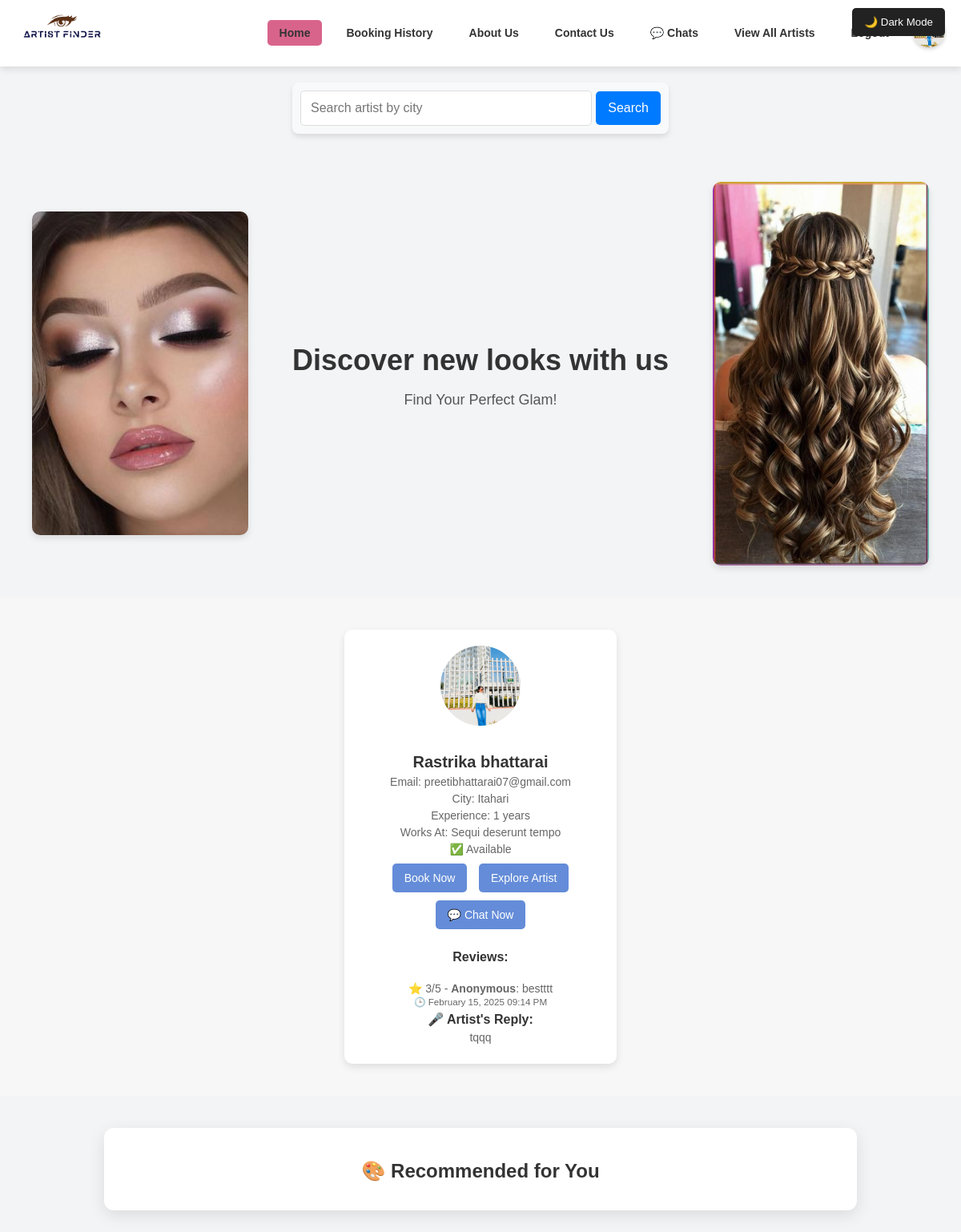
/home/ (signed in), run on an earlier commit of the app's database.
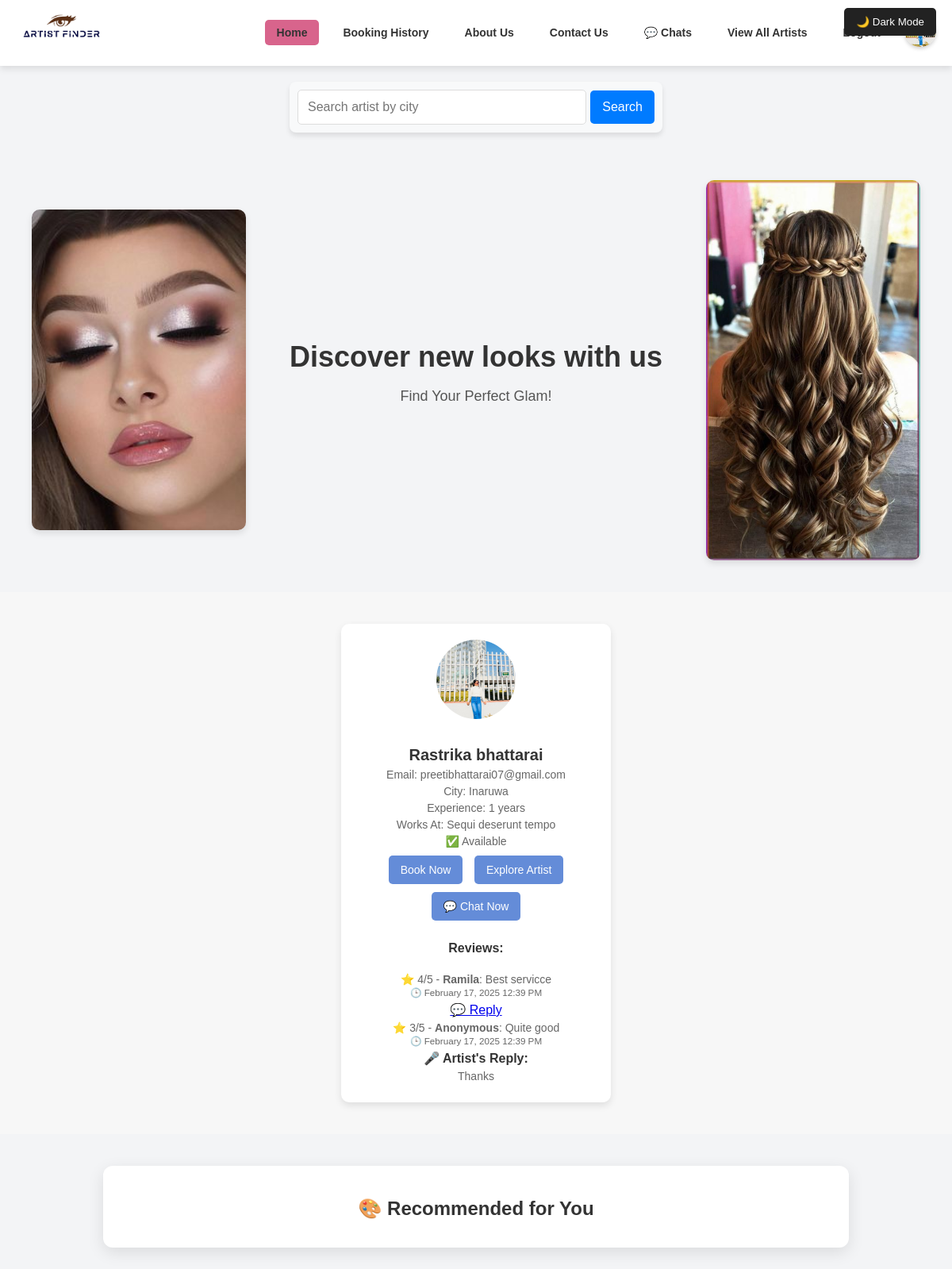
And on a later commit of the database.
### accounts/models.py (models this page shows, shortened)
class User(AbstractUser):
    username = None  # ✅ Remove username field completely
    email = models.EmailField(unique=True)  # Email as the unique identifier
    phone = models.CharField(max_length=15, unique=True)
    password = models.CharField(max_length=100)
    profile_image = models.ImageField(upload_to="profile_images/", null=True, blank=True)
    is_verified = models.BooleanField(default=False)
    is_artist = models.BooleanField(default=False)
    otp = models.CharField(max_length=6, blank=True, null=True)  # ✅ Stores OTP
    city = models.CharField(max_length=100, null=True, blank=True)
    works_at = models.CharField(max_length=255, null=True, blank=True)
    experience_years = models.IntegerField(default=0, null=True, blank=True)
    training_certificate = models.FileField(upload_to="certificates/", null=True, blank=True)
    is_available = models.BooleanField(default=True)
    USERNAME_FIELD = "email"  # ✅ Login using email instead of username
    REQUIRED_FIELDS = []  # ✅ Don't require username
    objects = CustomUserManager()  # ✅ Use custom manager

class Review(models.Model):
    artist = models.ForeignKey(User, on_delete=models.CASCADE, related_name="artist_reviews")  # ✅ Link to artist
    service = models.ForeignKey(Service, on_delete=models.CASCADE, related_name="service_reviews", null=True, blank=True)  # ✅ Allow NULL
    user = models.ForeignKey(User, on_delete=models.CASCADE, related_name="user_reviews")
    rating = models.IntegerField(choices=[(i, i) for i in range(1, 6)], default=5)
    comment = models.TextField()
    is_anonymous = models.BooleanField(default=False)  # ✅ New: Anonymous Option
    created_at = models.DateTimeField(auto_now_add=True)
    artist_reply = models.TextField(blank=True, null=True)  # ✅ Artist reply field

### accounts/views.py (the view)
# urls.py: path('home/', views.home_page, name='home'),
@login_required(login_url='login')
def home_page(request):
    query = request.GET.get("search", "").strip()
    sort_by = request.GET.get("sort_by", "rating")  # Default sorting by rating
    artists = User.objects.filter(is_artist=True)
    if query:
        artists = artists.filter(city__icontains=query)
    artists = artists.annotate(avg_rating=Avg('artist_reviews__rating'))
    if sort_by == "rating":
        artists = artists.order_by('-avg_rating')  # Highest rating first
    elif sort_by == "name":
        artists = artists.order_by('first_name', 'last_name')  # Alphabetical
    elif sort_by == "experience":
        artists = artists.order_by('-experience_years')  # Most experienced first
    paginator = Paginator(artists, 10)
    page_number = request.GET.get("page")
    page_obj = paginator.get_page(page_number)
    booked_artists = Booking.objects.filter(client=request.user, status="Confirmed").values_list('artist_id', flat=True)
    similar_users = Booking.objects.filter(artist_id__in=booked_artists).values_list("client_id", flat=True).distinct()
    recommended_artists = User.objects.filter(
        is_artist=True,
        bookings__client_id__in=similar_users
    ).exclude(id__in=booked_artists).annotate(
        booking_count=Count("bookings")
    ).order_by("-booking_count")[:5]  # ✅ Top 5 recommended artists
    return render(request, "accounts/home.html", {
        "artists": page_obj,  # Paginated artists
        "recommended_artists": recommended_artists,  # ✅ Pass recommended artists
        "query": query,
        "message": "No artists found in this city." if not artists.exists() else "",
        "booked_artists": list(booked_artists),
        "sort_by": sort_by,
    })

### accounts/templates/accounts/home.html (shortened to what this page needs)
{% load static  %}
<!DOCTYPE html>
<html lang="en">
<head>
    <link rel="stylesheet" href="{% static 'css/home.css' %}">
</head>
<body>
    <header class="header">
        <div class="logo">
            <img src="{% static 'imagess/logo.png' %}" alt="Artist Finder Logo">
        </div>
        <nav class="navbar">
            <a href="#" class="nav-link" style="background-color: #D8648C;">Home</a>
            <a href="{% url 'booking_history' %}" class="nav-link">Booking History</a>
            <a href="{% url 'aboutus' %}" class="nav-link">About Us</a>
            <a href="{% url 'contactus' %}" class="nav-link">Contact Us</a>
            <a href="{% url 'chat_list' %}" class="nav-link">💬 Chats</a>
            <a href="{% url 'artist_list' %}"  class="nav-link">View All Artists</a>
            <button id="dark-mode-toggle">🌙 Dark Mode</button>
            <a href="{% url 'login' %}" class="nav-link">Logout</a>
            <div class="user-profile">
                <a href="{% url 'user_profile' %}">
                </a>
            </div>
        </nav>
    </header>
<form method="GET" action="{% url 'home' %}" class="search-form">
    <input type="text" name="search" placeholder="Search artist by city" value="{{ query|default:'' }}">
    <button type="submit">Search</button>
</form>
    <div class="main-content">
        <div class="frame">
            <img src="{% static 'images/work2.jpg' %}" alt="Makeup">
        </div>
        <div class="description">
            <h1>Discover new looks with us</h1>
            <p>Find Your Perfect Glam!</p>
        </div>
        <div class="frame">
            <img src="{% static 'images/work1.jpg' %}" alt="Makeup Products">
        </div>
    </div>
<div class="artist-container">
    {% if artists %}
        {% for artist in artists %}
        <div class="artist-card">
            <img src="{% if artist.profile_image %}{{ artist.profile_image.url }}{% else %}{% static 'images/default.jpg' %}{% endif %}"
                 alt="{{ artist.first_name }}'s Profile Image" class="artist-profile-image">
            <h3>{{ artist.first_name }} {{ artist.last_name }}</h3>
            <p>Email: {{ artist.email }}</p>
            <p>City: {{ artist.city }}</p>
            <p>Experience: {{ artist.experience_years }} years</p>
            <p>Works At: {{ artist.works_at }}</p>
            <p class="availability-status {% if artist.is_available %}available{% else %}not-available{% endif %}">
                {% if artist.is_available %}
                    ✅ Available
                {% else %}
                    ❌ Not Available
                {% endif %}
            </p>
            {% if artist.is_available %}
                <button onclick="window.location.href='{% url 'book_artist' artist.id %}'" class="book-btn">
                    Book Now
                </button>
            {% else %}
                <button class="book-btn disabled" disabled title="This artist is currently unavailable">
                    Not Available
                </button>
            {% endif %}
            <button onclick="window.location.href='{% url 'artist_detail' artist.id %}'">Explore Artist</button>
           <button onclick="window.location.href='{% url 'start_chat' artist.id %}'">
            💬 Chat Now
        </button>
            <h4>Reviews:</h4>
{% for review in artist.artist_reviews.all %}
    <p>
        ⭐ {{ review.rating }}/5 -
        <strong>{% if review.is_anonymous %}Anonymous{% else %}{{ review.user.first_name }}{% endif %}</strong>: {{ review.comment }}
        <br>
        <small>🕒 {{ review.created_at|date:"F d, Y h:i A" }}</small>
    </p>
    {% if review.artist_reply %}
        <div class="artist-reply">
            <strong>🎤 Artist's Reply:</strong>
            <p>{{ review.artist_reply }}</p>
        </div>
    {% elif request.user == review.artist %}
        <a href="{% url 'reply_to_review' review.id %}" class="reply-btn">💬 Reply</a>
    {% endif %}
{% empty %}
    <p>No reviews yet.</p>
{% endfor %}
        </div>
        {% endfor %}
    {% else %}
        <p>No artists available in this city.</p>
    {% endif %}
</div>
<div class="recommended-section">
    <h2>🎨 Recommended for You</h2>
</div>
</body>
</html>

### accounts/static/css/home.css (style rules this page uses)
body { margin: 0; font-family: Arial, sans-serif; background-color: #f3f4f6; color: #333; overflow-x: hidden; }
.search-form { display: flex; justify-content: center; align-items: center; margin: 20px auto; width: 100%; max-width: 450px; background: #f8f9fa; padding: 10px; border-radius: 8px; box-shadow: 0px 4px 6px rgba(0, 0, 0, 0.1); }
.search-form input { flex: 1; padding: 12px; font-size: 16px; border: 1px solid #ddd; border-radius: 5px; outline: none; width: 70%; }
.search-form button { padding: 12px 15px; font-size: 16px; border: none; background-color: #007bff; color: white; border-radius: 5px; cursor: pointer; margin-left: 5px; transition: background 0.3s ease-in-out; }
.search-form:after { content: ""; display: block; clear: both; }
.header { display: flex; justify-content: space-between; align-items: center; padding: 10px 20px; background-color: #ffffff; box-shadow: 0 4px 8px rgba(0, 0, 0, 0.1); position: sticky; top: 0; z-index: 1000; }
.header .logo img { width: 120px; height: auto; }
.navbar { display: flex; align-items: center; gap: 15px; }
.nav-link { text-decoration: none; color: #333; font-size: 14px; font-weight: bold; padding: 8px 15px; border-radius: 5px; transition: background-color 0.3s ease, color 0.3s ease; }
.user-profile { display: flex; align-items: center; }
.main-content { display: flex; justify-content: space-between; align-items: center; gap: 20px; padding: 40px; flex-wrap: wrap; }
.frame { flex: 1; max-width: 300px; border-radius: 10px; overflow: hidden; box-shadow: 0 4px 8px rgba(0, 0, 0, 0.1); }
.frame img { width: 100%; height: auto; display: block; }
.description { flex: 2; text-align: center; color: #555; }
.description h1 { font-size: 36px; color: #333; margin-bottom: 10px; }
.description p { font-size: 18px; }
.artist-container { display: flex; flex-wrap: wrap; justify-content: center; gap: 20px; padding: 40px 10px; background: #f7f7f7; }
.artist-card { background: white; width: 300px; padding: 20px; border-radius: 10px; box-shadow: 0px 4px 10px rgba(0, 0, 0, 0.1); text-align: center; transition: transform 0.3s ease, box-shadow 0.3s ease; }
.artist-card img { width: 100px; height: 100px; border-radius: 50%; object-fit: cover; margin-bottom: 10px; }
.artist-card h3 { font-size: 20px; color: #333; font-weight: bold; margin-bottom: 5px; }
.artist-card p { font-size: 14px; color: #666; margin: 5px 0; }
.artist-card button { background-color: #648CD8; color: white; border: none; padding: 10px 15px; border-radius: 5px; cursor: pointer; font-size: 14px; margin: 5px; transition: background 0.3s; }

### accounts/templates/accounts/home.html (style rules this page uses)
.search-form { display: flex; justify-content: center; align-items: center; margin: 20px auto; width: 100%; max-width: 450px; background: #f8f9fa; padding: 10px; border-radius: 8px; box-shadow: 0px 4px 6px rgba(0, 0, 0, 0.1); }
.search-form input { flex: 1; padding: 12px; font-size: 16px; border: 1px solid #ddd; border-radius: 5px; outline: none; width: 70%; }
.search-form button { padding: 12px 15px; font-size: 16px; border: none; background-color: #007bff; color: white; border-radius: 5px; cursor: pointer; margin-left: 5px; transition: background 0.3s ease-in-out; }
.search-form:after { content: ""; display: block; clear: both; }
#dark-mode-toggle { position: fixed; top: 10px; right: 20px; background: #222; color: white; border: none; padding: 10px 15px; cursor: pointer; border-radius: 5px; }
.recommended-section { margin: 40px auto; max-width: 900px; padding: 20px; background: #ffffff; border-radius: 12px; box-shadow: 0px 6px 20px rgba(0, 0, 0, 0.1); text-align: center; }
.recommended-section h2 { font-size: 24px; color: #333; margin-bottom: 15px; }

What changed in the data, as far as the page shows it:
removed Review: rating "3", is_anonymous "Anonymous", comment "bestttt", created_at "February 15, 2025 09:14 PM", artist_reply "tqqq"
changed User "Rastrika": city "Itahari" → "Inaruwa"
added Review: rating "4", user.first_name "Ramila", comment "Best servicce", created_at "February 17, 2025 12:39 PM", shows "💬 Reply"
added Review: rating "3", is_anonymous "Anonymous", comment "Quite good", created_at "February 17, 2025 12:39 PM", artist_reply "Thanks"
